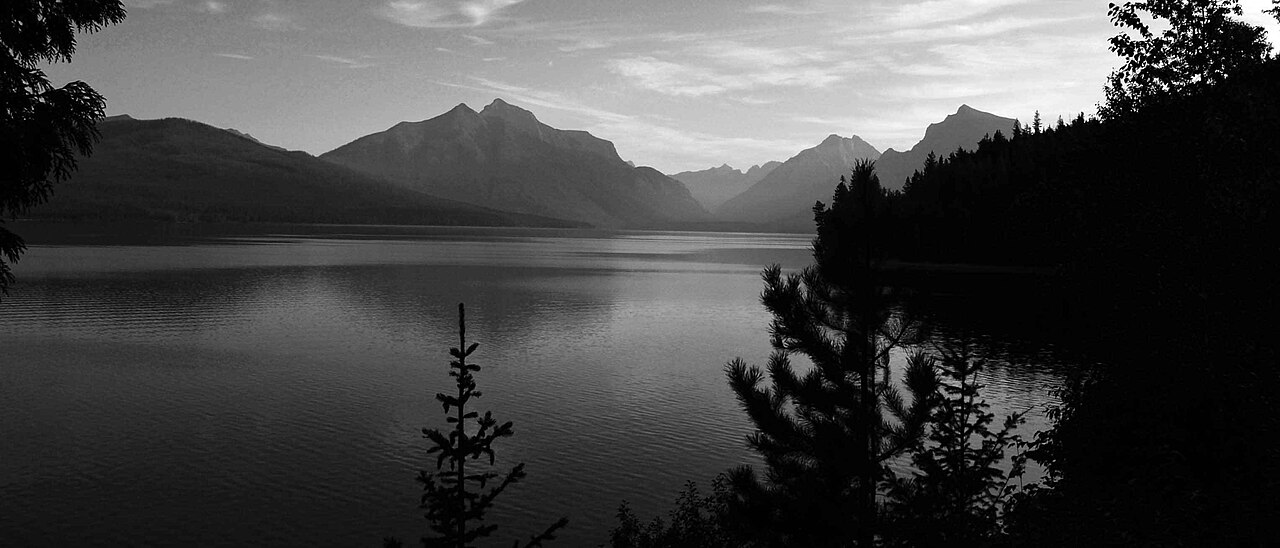
#> input picture tests/fixtures/color_correction/d60_03r/real_mountain_lake_landscape.jpg, 1280 x 548 px
$ python -i edge_classifier.py   (imports and definitions only)   (older library calls are emulated)
#> lines starting #> are read from the running program, lines starting #| are printed output that depends on the picture; after the words box and inside, x2 and y2 are one past the last pixel; in counts of white or black regions, pixels touching at a corner belong together
#> further down, picture is the input picture: shape (548, 1280, 3); min 0, max 255, mean 69.2
from __future__ import annotations

import cv2
import numpy as np


def _safe_uint8_mask(mask: np.ndarray) -> np.ndarray:
    return np.where(mask > 0, 255, 0).astype("uint8")


def highlight_mask(image: np.ndarray, value_threshold: int = 224) -> np.ndarray:
    """Detect bright reflection regions that should not be sharpened."""
    hsv = cv2.cvtColor(image, cv2.COLOR_BGR2HSV)
    gray = cv2.cvtColor(image, cv2.COLOR_BGR2GRAY)
    value = hsv[:, :, 2]
    saturation = hsv[:, :, 1]
    grad_x = cv2.Sobel(gray, cv2.CV_32F, 1, 0, ksize=3)
    grad_y = cv2.Sobel(gray, cv2.CV_32F, 0, 1, ksize=3)
    gradient = cv2.magnitude(grad_x, grad_y)
    bright = (value >= value_threshold) & (saturation >= 36)
    clipped = value >= 248
    reflective = (value >= 244) & (saturation <= 48) & (gradient <= 3.5)
    mask = _safe_uint8_mask(bright | clipped | reflective)
    kernel = cv2.getStructuringElement(cv2.MORPH_ELLIPSE, (5, 5))
    mask = cv2.morphologyEx(mask, cv2.MORPH_CLOSE, kernel, iterations=1)
    return cv2.dilate(mask, kernel, iterations=1)


def compression_block_mask(image: np.ndarray) -> np.ndarray:
    """Estimate JPEG/block artifacts using grid discontinuity and flat areas."""
    gray = cv2.cvtColor(image, cv2.COLOR_BGR2GRAY)
    height, width = gray.shape[:2]
    gx = cv2.absdiff(gray[:, 1:], gray[:, :-1])
    gy = cv2.absdiff(gray[1:, :], gray[:-1, :])
    grid = np.zeros_like(gray, dtype="uint8")
    if width > 16:
        vertical = np.zeros_like(gray, dtype="uint8")
        vertical[:, 8::8] = 255
        jumps = np.zeros_like(gray, dtype="uint8")
        jumps[:, 1:] = gx
        grid = cv2.max(grid, cv2.bitwise_and(vertical, _safe_uint8_mask(jumps > 8)))
    if height > 16:
        horizontal = np.zeros_like(gray, dtype="uint8")
        horizontal[8::8, :] = 255
        jumps = np.zeros_like(gray, dtype="uint8")
        jumps[1:, :] = gy
        grid = cv2.max(grid, cv2.bitwise_and(horizontal, _safe_uint8_mask(jumps > 8)))
    flat = cv2.Laplacian(gray, cv2.CV_32F)
    flat_mask = _safe_uint8_mask(np.abs(flat) < 4.5)
    grid = cv2.dilate(grid, cv2.getStructuringElement(cv2.MORPH_RECT, (3, 3)), iterations=1)
    return cv2.bitwise_and(grid, flat_mask)


def true_edge_mask(image: np.ndarray, exclude_highlights: bool = True) -> np.ndarray:
    """Classify stable structural edges and reject noise, blocks and highlights."""
#> called with exclude_highlights = True
    gray = cv2.cvtColor(image, cv2.COLOR_BGR2GRAY)
    gray = cv2.GaussianBlur(gray, (0, 0), 0.6)
    median = float(np.median(gray))
#> median = 47
    lower = int(max(18, 0.58 * median))
#> lower = 27
    upper = int(min(210, max(lower + 24, 1.28 * median)))
#> upper = 60
    edges = cv2.Canny(gray, lower, upper, L2gradient=True)
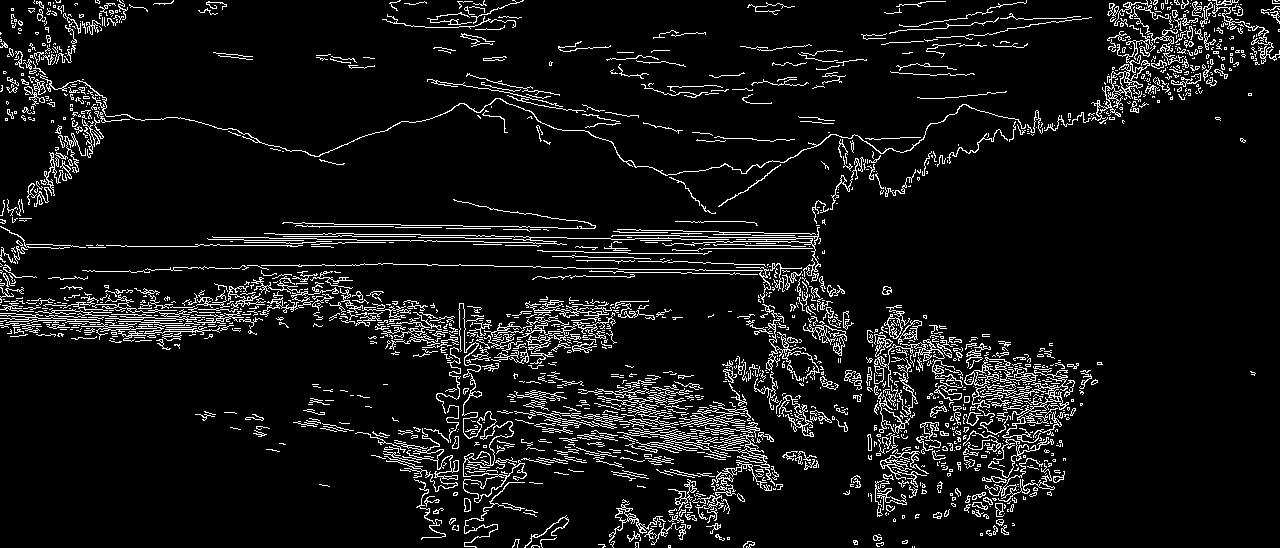
#> edges: shape (548, 1280); 7.7% white in thin lines or dots

    grad_x = cv2.Sobel(gray, cv2.CV_32F, 1, 0, ksize=3)
    grad_y = cv2.Sobel(gray, cv2.CV_32F, 0, 1, ksize=3)
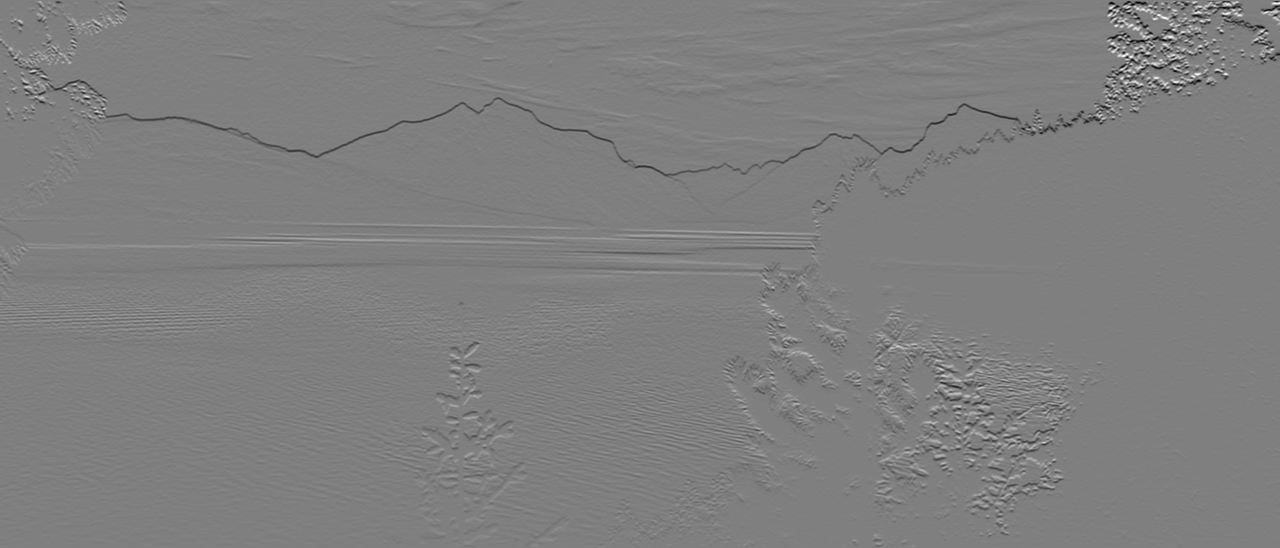
#> grad_y: shape (548, 1280) float32; min -807, max 803, mean -2.1; drawn with min black and max white
    magnitude = cv2.magnitude(grad_x, grad_y)
    stable = _safe_uint8_mask(magnitude > max(10.0, float(np.percentile(magnitude, 72))))
#> in _safe_uint8_mask, `return np.where(mask > 0, 255, 0).astype("uint8")`: returned value: shape (548, 1280); 28% white; 6029 white regions (5666 under 20 px), largest, box (x1, y1, x2, y2) and area: (0, 0, 1280, 548) 115761, (866, 301, 1100, 539) 26158, (838, 0, 1101, 59) 2987
    mask = cv2.bitwise_and(edges, stable)
#> mask: shape (548, 1280); 7.7% white in thin lines or dots

    # Favor coherent lines and contours over isolated speckles.
    line_h = cv2.morphologyEx(mask, cv2.MORPH_CLOSE, cv2.getStructuringElement(cv2.MORPH_RECT, (5, 1)))
#> line_h: shape (548, 1280); 11.4% white; 489 white regions (256 under 20 px), largest, box (x1, y1, x2, y2) and area: (0, 0, 1280, 224) 14521, (844, 305, 1076, 519) 14091, (182, 271, 672, 548) 12860
    line_v = cv2.morphologyEx(mask, cv2.MORPH_CLOSE, cv2.getStructuringElement(cv2.MORPH_RECT, (1, 5)))
#> line_v: shape (548, 1280); 14.6% white; 242 white regions (110 under 20 px), largest, box (x1, y1, x2, y2) and area: (0, 200, 854, 437) 30148, (458, 296, 783, 548) 23594, (963, 337, 1079, 535) 9062
    mask = cv2.max(mask, cv2.max(line_h, line_v))
#> mask: shape (548, 1280); 16.5% white; 123 white regions (54 under 20 px), largest, box (x1, y1, x2, y2) and area: (0, 0, 1280, 548) 83812, (844, 305, 1079, 536) 20241, (861, 0, 1092, 58) 1194

    noise = _safe_uint8_mask(magnitude > np.percentile(magnitude, 98.8))
#> in _safe_uint8_mask (call 2), `return np.where(mask > 0, 255, 0).astype("uint8")`: returned value: shape (548, 1280); 1.2% white in thin lines or dots
    block = compression_block_mask(image)
#> in _safe_uint8_mask (call 3), `return np.where(mask > 0, 255, 0).astype("uint8")`: returned value: shape (548, 1280); 9.2% white in thin lines or dots
#> in compression_block_mask, `grid = cv2.max(grid, cv2.bitwise_and(vertical, _safe_uint8_mask(jumps ..`: grid: shape (548, 1280); 1.5% white in thin lines or dots
#> in compression_block_mask, `grid = cv2.max(grid, cv2.bitwise_and(vertical, _safe_uint8_mask(jumps ..`:
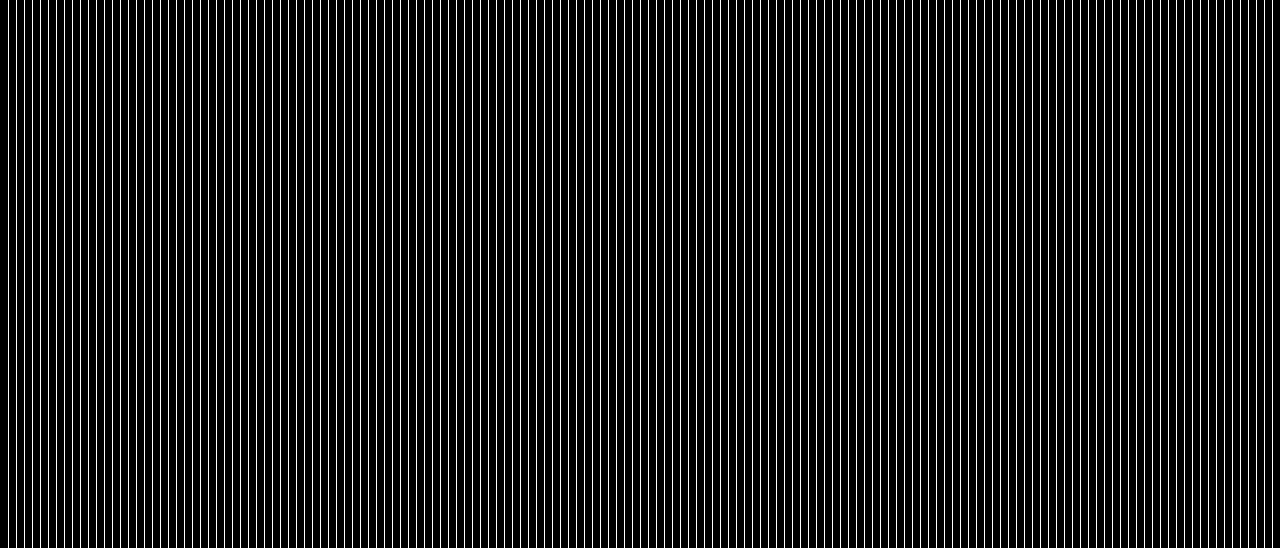
#> vertical: shape (548, 1280); 12.4% white in thin lines or dots
#> in _safe_uint8_mask (call 4), `return np.where(mask > 0, 255, 0).astype("uint8")`: returned value: shape (548, 1280); 15.5% white in thin lines or dots
#> in compression_block_mask, `grid = cv2.max(grid, cv2.bitwise_and(horizontal, _safe_uint8_mask(jump..`: grid: shape (548, 1280); 3.4% white in thin lines or dots
#> in compression_block_mask, `grid = cv2.max(grid, cv2.bitwise_and(horizontal, _safe_uint8_mask(jump..`: horizontal: shape (548, 1280); 12.4% white in thin lines or dots
#> in _safe_uint8_mask (call 5), `return np.where(mask > 0, 255, 0).astype("uint8")`:
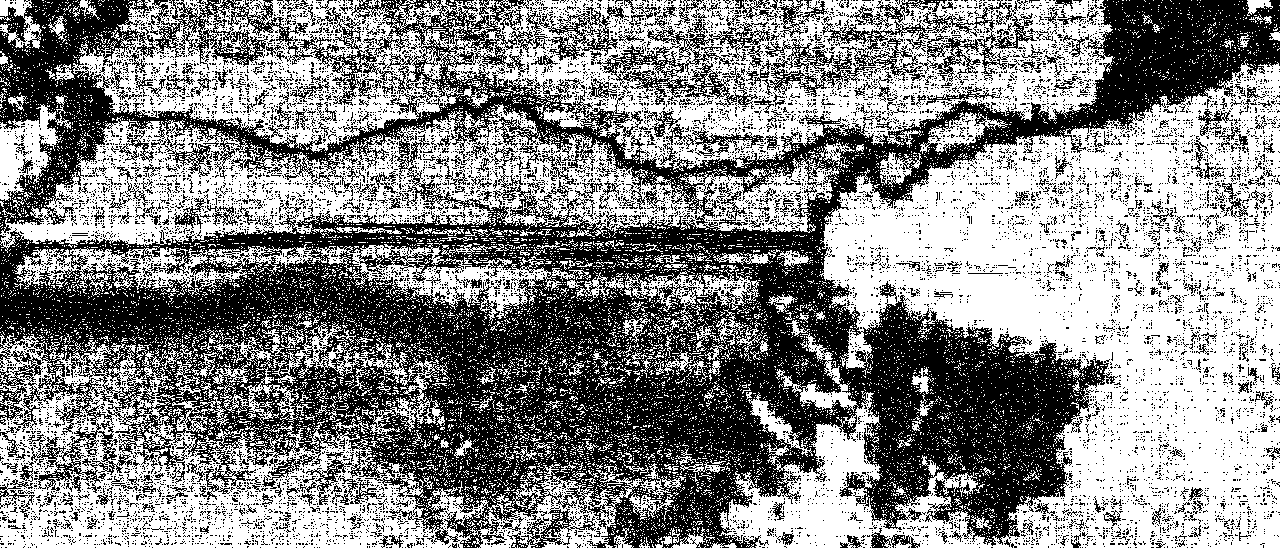
#> returned value: shape (548, 1280); 53.4% white; 11576 black regions (11145 under 20 px), largest, box (x1, y1, x2, y2) and area: (0, 0, 1280, 548) 258131, (597, 2, 771, 109) 4208, (748, 36, 925, 97) 2715
#> in compression_block_mask, `grid = cv2.dilate(grid, cv2.getStructuringElement(cv2.MORPH_RECT, (3, ..`: grid: shape (548, 1280); 15.5% white; 2583 white regions (1824 under 20 px), largest, box (x1, y1, x2, y2) and area: (863, 305, 1076, 498) 12551, (1079, 0, 1252, 128) 7139, (0, 239, 326, 346) 6933
#> in compression_block_mask, `return cv2.bitwise_and(grid, flat_mask)`: returned value: shape (548, 1280); 2.3% white in thin lines or dots
    reject = cv2.dilate(cv2.max(noise, block), cv2.getStructuringElement(cv2.MORPH_RECT, (3, 3)), iterations=1)
#> reject: shape (548, 1280); 16.4% white; 3129 white regions (1485 under 20 px), largest, box (x1, y1, x2, y2) and area: (854, 0, 1280, 163) 13050, (932, 359, 1067, 461) 3932, (243, 94, 628, 163) 2632
    if exclude_highlights:
        reject = cv2.max(reject, highlight_mask(image))
#> in highlight_mask, `hsv = cv2.cvtColor(image, cv2.COLOR_BGR2HSV)`: hsv: shape (548, 1280, 3); mean H, S, V 0, 0, 69.2
#> in highlight_mask, `saturation = hsv[:, :, 1]`: saturation: shape (548, 1280); every value is 0
#> in highlight_mask, `clipped = value >= 248`: clipped: shape (548, 1280) bool; 0.34% white; 433 white regions (423 under 20 px), largest, box (x1, y1, x2, y2) and area: (1223, 0, 1280, 57) 921, (981, 110, 1016, 119) 55, (1115, 54, 1131, 72) 47
#> in highlight_mask, `reflective = (value >= 244) & (saturation <= 48) & (gradient <= 3.5)`: reflective: shape (548, 1280) bool; 0.03% white in thin lines or dots, all inside (x1, y1, x2, y2) = (898, 0, 1280, 126)
#> in _safe_uint8_mask (call 6), `return np.where(mask > 0, 255, 0).astype("uint8")`: returned value: shape (548, 1280); 0.35% white; 446 white regions (435 under 20 px), largest, box (x1, y1, x2, y2) and area: (1223, 0, 1280, 57) 929, (981, 110, 1016, 119) 57, (1115, 54, 1131, 72) 47
#> in highlight_mask, `mask = cv2.morphologyEx(mask, cv2.MORPH_CLOSE, kernel, iterations=1)`: mask: shape (548, 1280); 0.64% white; 165 white regions (149 under 20 px), largest, box (x1, y1, x2, y2) and area: (1214, 0, 1280, 61) 1592, (1102, 0, 1152, 96) 1270, (1076, 87, 1118, 123) 402
#> in highlight_mask, `return cv2.dilate(mask, kernel, iterations=1)`: returned value: shape (548, 1280); 1.5% white; 38 white regions (14 under 20 px), largest, box (x1, y1, x2, y2) and area: (1056, 0, 1202, 127) 5134, (1191, 0, 1280, 63) 2447, (905, 102, 1023, 152) 792
#> reject: shape (548, 1280); 16.7% white; 3125 white regions (1480 under 20 px), largest, box (x1, y1, x2, y2) and area: (854, 0, 1280, 163) 15194, (932, 359, 1067, 461) 3932, (243, 94, 628, 163) 2632
    mask = cv2.bitwise_and(mask, cv2.bitwise_not(reject))
#> mask: shape (548, 1280); 10.1% white; 976 white regions (676 under 20 px), largest, box (x1, y1, x2, y2) and area: (844, 305, 1079, 506) 9114, (0, 272, 411, 355) 8807, (212, 222, 854, 356) 8210

    num_labels, labels, stats, _ = cv2.connectedComponentsWithStats(mask, 8)
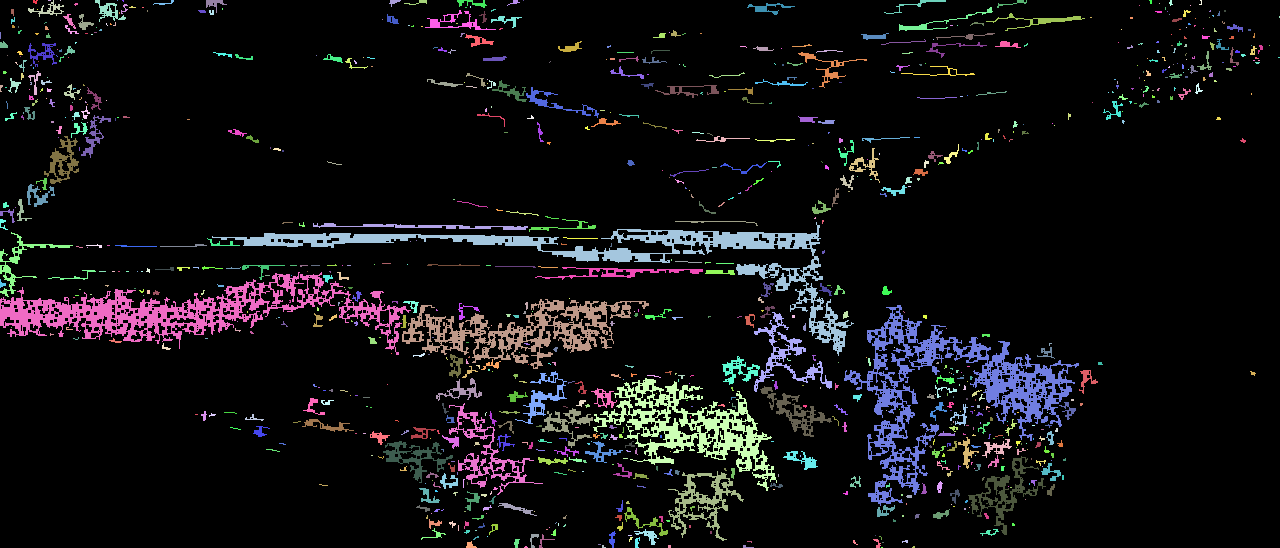
#> labels: shape (548, 1280) int32; 977 distinct labels, from 0 to 976; one colour per label, 0 black
#> num_labels = 977; stats = 977 rows, first 6: [0, 0, 1280, 548, 630788], [33, 0, 5, 4, 14], [48, 0, 3, 1, 3], [28, 0, 36, 17, 165], [60, 0, 1, 1, 1], [95, 0, 31, 22, 228]
    filtered = np.zeros_like(mask)
    for label in range(1, num_labels):
        area = int(stats[label, cv2.CC_STAT_AREA])
        width = int(stats[label, cv2.CC_STAT_WIDTH])
        height = int(stats[label, cv2.CC_STAT_HEIGHT])
        if area >= 8 and max(width, height) >= 5:
            filtered[labels == label] = 255
#> this loop made 976 passes
#> (area, width, height) on passes 3, 5, 8: (165, 36, 17), (228, 31, 22), (33, 21, 5)
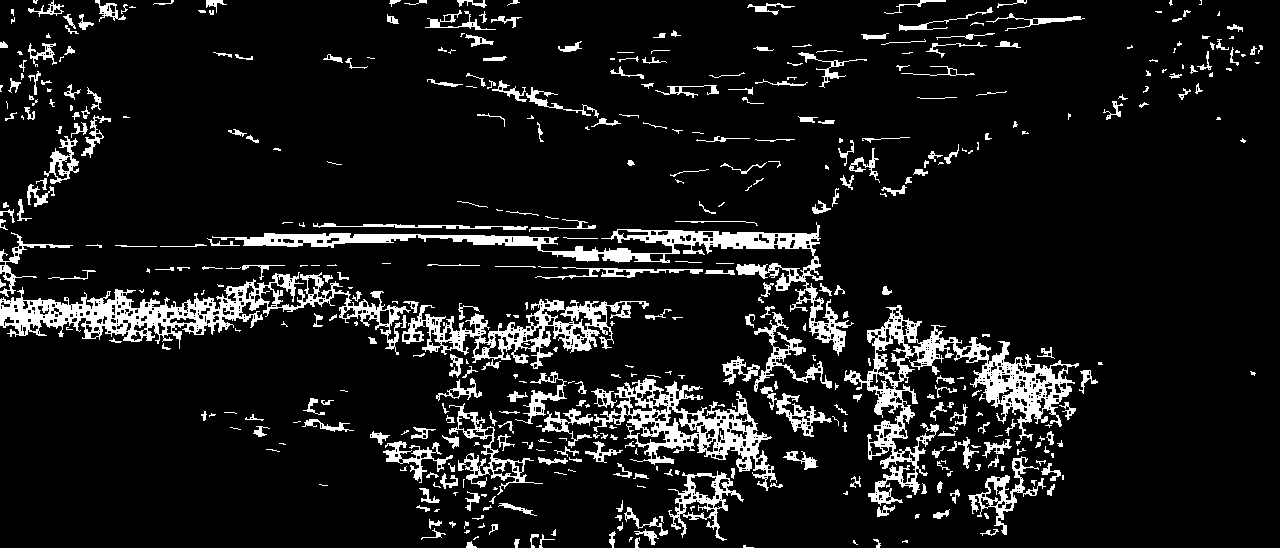
#> filtered: shape (548, 1280); 9.8% white; 469 white regions (169 under 20 px), largest, box (x1, y1, x2, y2) and area: (844, 305, 1079, 506) 9114, (0, 272, 411, 355) 8807, (212, 222, 854, 356) 8210
    return cv2.GaussianBlur(filtered, (0, 0), 0.55)


def normalized_mask(mask: np.ndarray) -> np.ndarray:
    if mask.ndim == 3:
        mask = mask[:, :, 0]
    return np.clip(mask.astype("float32") / 255.0, 0.0, 1.0)

>>> import cv2
>>> picture = cv2.imread('../../tests/fixtures/color_correction/d60_03r/real_mountain_lake_landscape.jpg')
>>> result = true_edge_mask(picture)

$ run again, on tests/fixtures/color_correction/d60_03r/real_sunset_landscape.jpg
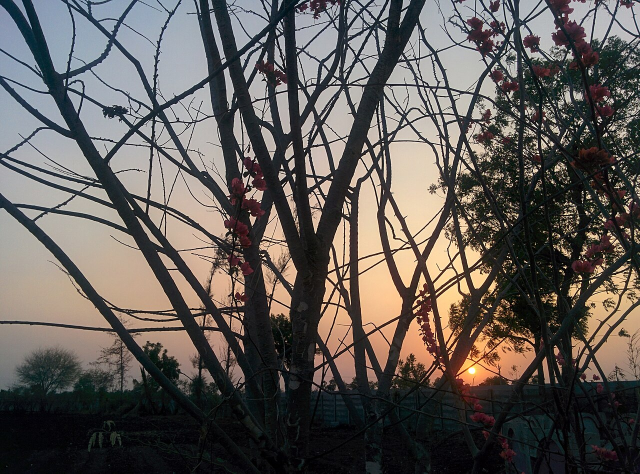
#> input picture tests/fixtures/color_correction/d60_03r/real_sunset_landscape.jpg, 1280 x 947 px (shown at 1/2 size)
#> picture is the input picture: shape (947, 1280, 3); mean B, G, R 86.1, 90.1, 95.6
#> median = 50
#> lower = 28
#> upper = 64
#> in true_edge_mask, `edges = cv2.Canny(gray, lower, upper, L2gradient=True)`:
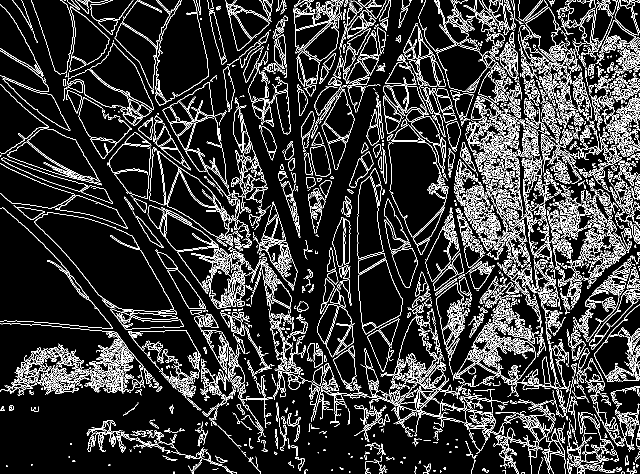
#> edges: shape (947, 1280) (shown at 1/2 size); 13.2% white in thin lines or dots
#> line_h: shape (947, 1280); 19% white; 1695 white regions (1257 under 20 px), largest, box (x1, y1, x2, y2) and area: (795, 0, 1172, 377) 28712, (0, 647, 306, 790) 9608, (908, 319, 1052, 578) 9593
#> line_v: shape (947, 1280); 18.5% white; 1783 white regions (1380 under 20 px), largest, box (x1, y1, x2, y2) and area: (931, 61, 1061, 540) 14832, (1162, 0, 1280, 372) 11765, (0, 415, 288, 790) 9889
#> vertical: shape (947, 1280); 12.4% white in thin lines or dots
#> horizontal: shape (947, 1280); 12.5% white in thin lines or dots
#> hsv: shape (947, 1280, 3); mean H, S, V 68, 74.7, 101.4
#> bright: shape (947, 1280) bool; 6.2% white; 2429 white regions (2237 under 20 px), largest, box (x1, y1, x2, y2) and area: (781, 296, 891, 473) 11410, (717, 519, 805, 655) 8206, (716, 355, 766, 517) 5602
#> clipped: shape (947, 1280) bool; 2.7% white; 5117 white regions (5027 under 20 px), largest, box (x1, y1, x2, y2) and area: (717, 519, 805, 643) 3466, (852, 459, 901, 563) 2299, (873, 565, 926, 659) 2027
#> reflective: shape (947, 1280) bool; 0% white in thin lines or dots, all inside (x1, y1, x2, y2) = (910, 485, 946, 745)
#> labels: shape (947, 1280) int32; 4503 distinct labels, from 0 to 4502
#> num_labels = 4503
#> the loop in true_edge_mask, `for label in range(1, num_labels):` made 4502 passes
#> (area, width, height) on passes 1, 6, 8: (111, 37, 51), (205, 40, 40), (313, 59, 17)
#> in true_edge_mask, `return cv2.GaussianBlur(filtered, (0, 0), 0.55)`:
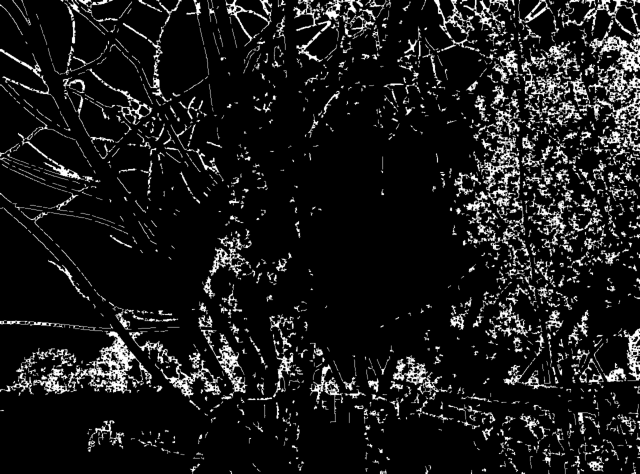
#> returned value: shape (947, 1280) (shown at 1/2 size); min 0, max 255, mean 25.9
